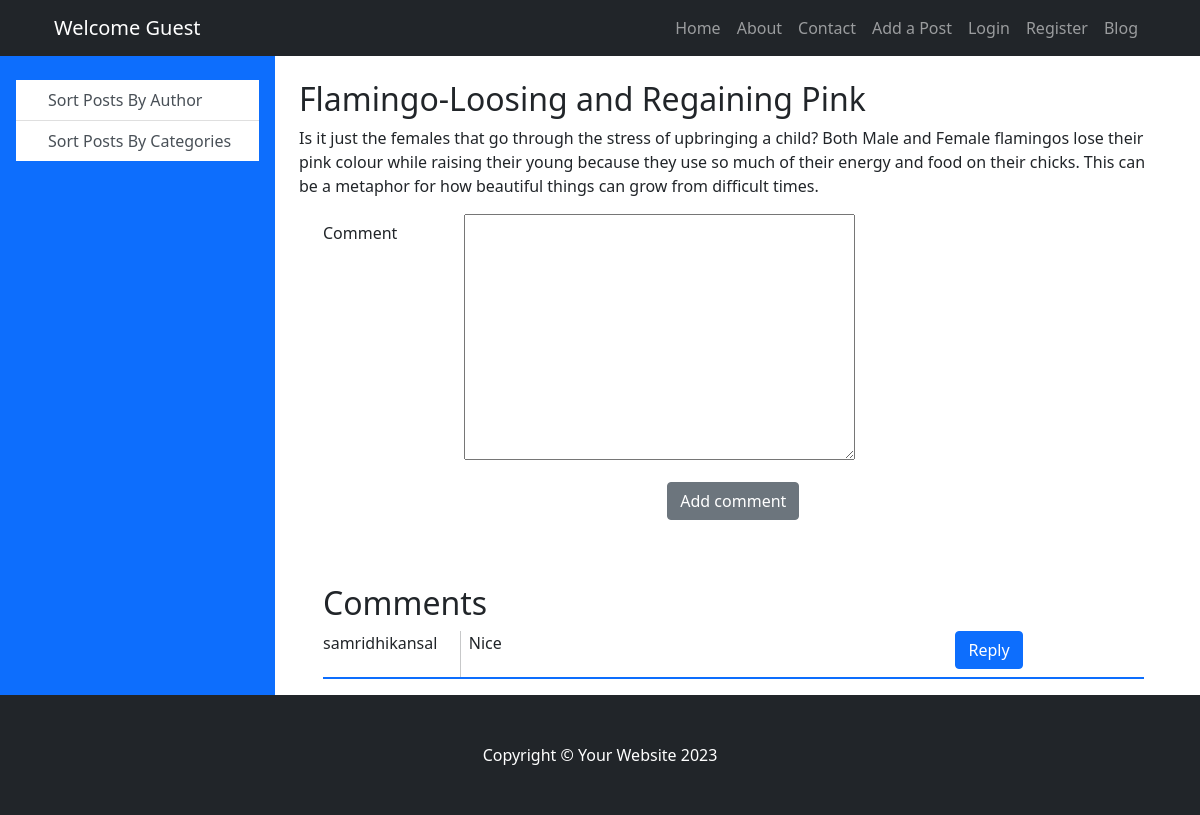
Screenshot of /post/8 with the database file from the repository.
### blogpost/models.py (models this page shows, shortened)
class Post(models.Model):
    name = models.CharField(max_length=50)
    desc = models.TextField(max_length=500)
    image = models.ImageField(upload_to= "image/", blank=True , default= "cow.jpg")
    author = models.ForeignKey(User, on_delete= models.CASCADE)
    category = models.ForeignKey(PostCategory, on_delete=models.CASCADE, null=True, blank= True)
    time = models.DateField(default=datetime.now(), null=True, blank=True)

class Comments(models.Model):
    comment = models.TextField(max_length=100)
    post= models.ForeignKey(Post, on_delete=models.CASCADE)
    author = models.CharField(max_length=100, blank=True, null=True)

### blogpost/views.py (the view)
# urls.py: path('post/<int:id>', views.post, name = 'post'),
def post(request, id):
    post = Post.objects.get(id = id)
    form = CommentsForm()
    post_comments = Comments.objects.filter(post_id=id).values()
    return render(request, "post.html", {"post": post, "form": form, "comments": post_comments})

### blogpost/forms.py
class CommentsForm(forms.ModelForm):
    class Meta:
        model = Comments
        fields = ("comment",)

### blogpost/context_processors.py (called while the page is built)
def categories(request):
    categories = PostCategory.objects.all().values()
    posts = Post.objects.all().order_by("name")
    return {"categories": categories, "posts": posts}

### blogpost/templates/post.html (shortened to what this page needs)
{% extends 'base.html' %}
{% block content %}
<article class="post">
    <h2 class="post-title">{{ post.name }}</h2>
  <p >
   {{post.desc}}
  </p>
</article>
<section class="container mb-5">
        <form class="w-60 d-flex flex-column justify-content-center mb-5 " method="post" enctype="multipart/form-data" action="{% url 'comments' post_id=post.id %}">
             {% for field in form %}
                   <div class="mb-3 row form-group">
                      <div class="col-sm-2 col-form-label"> {{field.label}}</div>
                       <div class="col-sm-10"> {{field}}</div>
                   </div>
             {% endfor %}
            <div class="d-flex flex-row justify-content-center align-items-center ">
                   <button class="btn btn-secondary " type="submit">Add comment</button>
            </div>
       </form>
</section>
  {% if comments %}
  <section class="container  pt-3 pb-3">
    <h2>Comments</h2>
    {% for comment in comments %}
    <div class="d-flex flex-row mt-2">
        <div class="col-sm-2">{{comment.author}}</div>
        <div class=" mx-2 col-sm-7">{{comment.comment}} </div>
        <button class="btn btn-primary mb-2"> Reply</button>
      </div>
    <div class=" border border-bottom border-primary"></div>
    {% endfor %}
  </section>
  {% endif %}
{% endblock %}

### rows the page displays
Post: name "Flamingo-Loosing and Regaining Pink", desc "Is it just the females that go through the stress of upbringing a child? Both Male and Female flamingos lose their pink colour while raising their young because they use so much of their energy and food on their chicks. This can be a metaphor for how beautiful things can grow from difficult times."
Comments: author "samridhikansal", comment "Nice"

### other values shown
{{ field.label }} "Comment"
